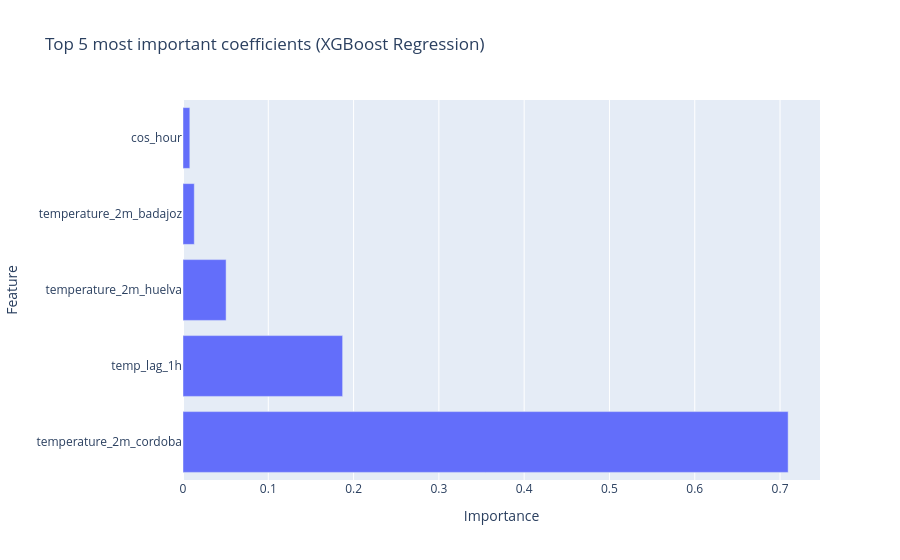

The cell this chart's notebook holds for it:
### Code cell
fig = px.bar(features_sorted.head(),
            x='importance',
            orientation='h',
            title='Top 5 most important coefficients (XGBoost Regression)',
            labels={'importance': 'Importance', 'index': 'Feature'}
        )
fig.show()

### Figure 1 — Plotly figure (JSON) as saved in the notebook; plotly's stock layout.template omitted (floating-point values rounded to 4 significant figures)
{"data": [{"hovertemplate": "Importance=%{x}<br>Feature=%{y}<extra></extra>", "legendgroup": "", "marker": {"color": "#636efa", "pattern": {"shape": ""}}, "name": "", "orientation": "h", "showlegend": false, "textposition": "auto", "type": "bar", "x": [0.7095, 0.1872, 0.05053, 0.01324, 0.008009], "xaxis": "x", "y": ["temperature_2m_cordoba", "temp_lag_1h", "temperature_2m_huelva", "temperature_2m_badajoz", "cos_hour"], "yaxis": "y"}], "layout": {"barmode": "relative", "legend": {"tracegroupgap": 0}, "title": {"text": "Top 5 most important coefficients (XGBoost Regression)"}, "xaxis": {"anchor": "y", "domain": [0, 1], "title": {"text": "Importance"}}, "yaxis": {"anchor": "x", "domain": [0, 1], "title": {"text": "Feature"}}}}
